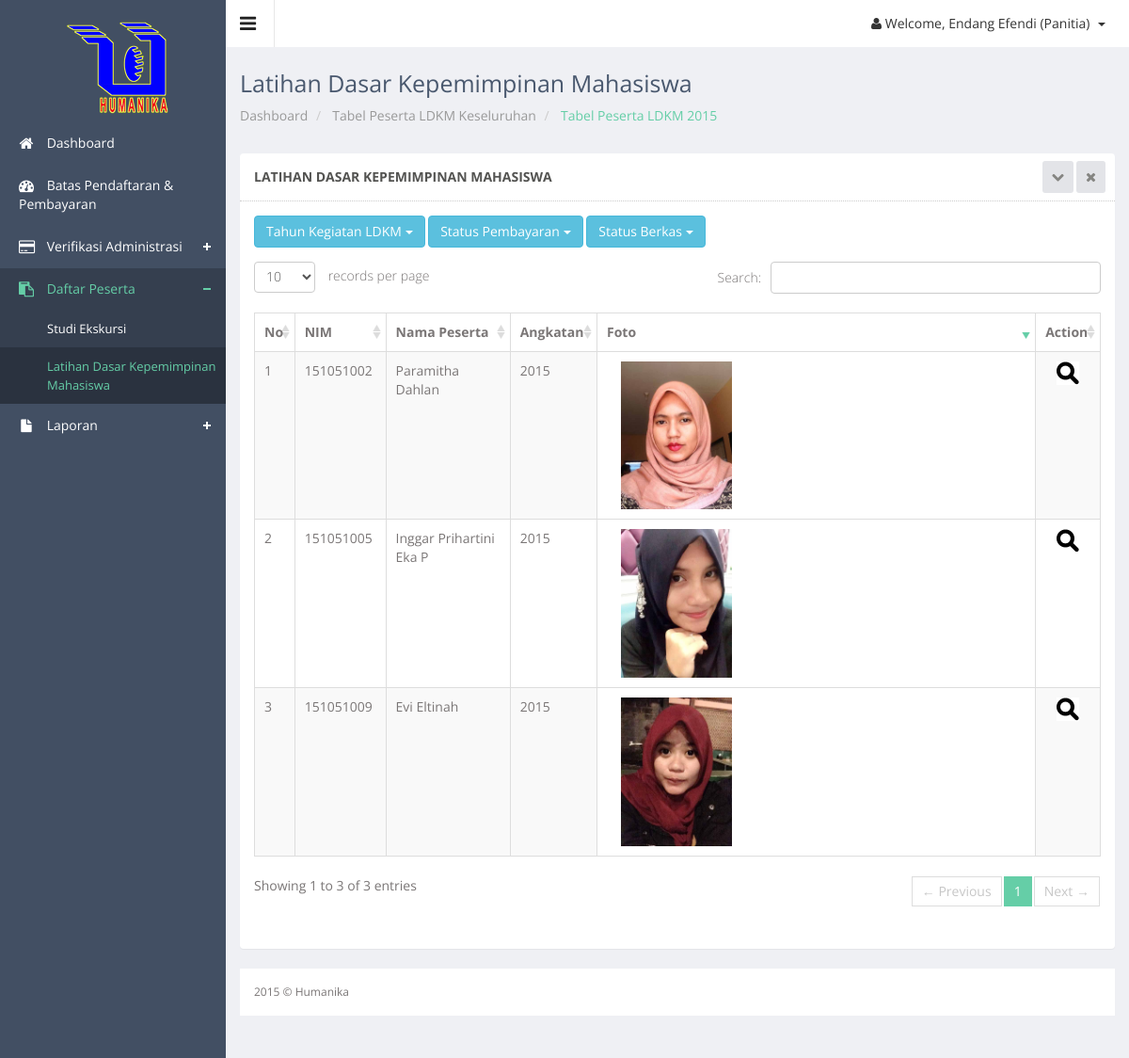
Page /panitia/ldkm_data_tahun.php?tahun=2015 (signed in) on the committed database.
### tables this page shows
CREATE TABLE IF NOT EXISTS `peserta` (
  `id_peserta` int(11) NOT NULL,
  `id_detail` int(11) NOT NULL,
  `nim` char(9) NOT NULL,
  `ukuran_kaos` varchar(2) NOT NULL,
  `penyakit_bawaan` text NOT NULL,
  `notelp` varchar(12) NOT NULL,
  `alamat` text NOT NULL,
  `ktm` varchar(50) NOT NULL,
  `nama_ktm` varchar(50) NOT NULL,
  `size_ktm` varchar(10) NOT NULL,
  `type_ktm` varchar(50) NOT NULL,
  `krs` varchar(50) NOT NULL,
  `nama_krs` varchar(50) NOT NULL,
  `size_krs` varchar(10) NOT NULL,
  `type_krs` varchar(50) NOT NULL,
  `foto` varchar(50) NOT NULL,
  `nama_foto` varchar(50) NOT NULL,
  `size_foto` varchar(10) NOT NULL,
  `type_foto` varchar(50) NOT NULL,
  `password` varchar(20) NOT NULL,
  `status_bayar` enum('Belum Lunas','Lunas') NOT NULL,
  `status_berkas` enum('Unvalid','Valid') NOT NULL,
  `keterangan` varchar(50) NOT NULL,
  `tgl_pendaftaran` date NOT NULL,
  PRIMARY KEY (`id_peserta`),
  KEY `id_detail` (`id_detail`),
  KEY `id_detail_2` (`id_detail`),
  KEY `nim` (`nim`)
);

CREATE TABLE IF NOT EXISTS `mahasiswa` (
  `nim` char(9) NOT NULL,
  `nama_mhs` varchar(50) NOT NULL,
  `alamat_asal` varchar(100) NOT NULL,
  `alamat_jogja` varchar(100) NOT NULL,
  `jk` varchar(1) NOT NULL,
  `email` varchar(50) NOT NULL,
  `no_telp` varchar(12) NOT NULL,
  `jurusan` varchar(20) NOT NULL,
  `tempat_lahir` varchar(50) NOT NULL,
  `tgl_lahir` date NOT NULL,
  `asal_sekolah` varchar(50) NOT NULL,
  `agama` varchar(50) NOT NULL,
  `goldar` varchar(2) NOT NULL,
  `angkatan` varchar(4) NOT NULL,
  PRIMARY KEY (`nim`)
);

### controller/koneksi.php (called while the page is built, shortened)
<?php
class Database {
    private static $dbName = 'humanika' ;
    private static $dbHost = 'localhost' ;
    private static $dbUsername = 'root';
    private static $dbUserPassword = 'rizalex';
    private static $con = null;
    public static function connect() {
        if ( null == self::$con ) {
            try {
                self::$con =  new PDO( "mysql:host=".self::$dbHost.";"."dbname=".self::$dbName,
                        self::$dbUsername, self::$dbUserPassword);
            }
            catch(PDOException $e) {
                die($e->getMessage());
            }
        }
        return self::$con;
    }
}
?>

### controller/peserta-control.php (called while the page is built, shortened)
<?php
include_once 'koneksi.php';
class PesertaController {
    private $koneksi;
    public function __construct() {
        $this->koneksi = Database::connect();
    }
	public function DaftarLDKMTahun($kode) {
        try {
            $sst = $this->koneksi->prepare("SELECT * FROM peserta join mahasiswa using(nim) natural join keg_jenis_detail natural join keg_jenis where ket='LDKM' && tahun='$kode'");
            $sst->execute();
            return $r = $sst->fetchAll(PDO::FETCH_OBJ);
            $this->koneksi = Database::disconnect();
        } catch (PDOException $exc) {
            echo $exc->getMessage();
        }
    }
}
?>

### panitia/ldkm_data_tahun.php (the view, shortened to what this page needs)
<?php
$thn=$_GET['tahun'];
?>
<!DOCTYPE html>
<html lang="en">
<head>
  <link href="../js/advanced-datatable/css/demo_page.css" rel="stylesheet" />
  <link href="../js/advanced-datatable/css/demo_table.css" rel="stylesheet" />
  <link rel="stylesheet" href="../js/data-tables/DT_bootstrap.css" />
  <link href="../css/style.css" rel="stylesheet">
  <link href="../css/style-responsive.css" rel="stylesheet">
</head>
<body class="sticky-header">
<section>
    <div class="left-side sticky-left-side">
        <div class="logo">
            <a href="index.php"><img src="../images/logohm.png" alt=""></a>
        </div>
        <div class="left-side-inner">
            <ul class="nav nav-pills nav-stacked custom-nav">
                <li ><a href="index.php"><i class="fa fa-home"></i> <span>Dashboard</span></a></li>
				<li><a href="batas_pendaftaran.php"><i class="fa fa-dashboard"></i> <span>Batas Pendaftaran & Pembayaran</span></a></li>
				<li class="menu-list"><a href="#"><i class="fa fa-credit-card"></i> <span>Verifikasi Administrasi</span></a>
				</li>
				<li class="menu-list nav-active"><a href="#"><i class="fa fa-clipboard"></i> <span>Daftar Peserta</span></a>
					<ul class="sub-menu-list">
						<li><a href="se_data.php"> Studi Ekskursi</a></li>
						<li class="active"><a href="ldkm_data.php"> Latihan Dasar Kepemimpinan Mahasiswa</a></li>
					</ul>
				</li>
				<li class="menu-list"><a href="#"><i class="fa fa-file"></i> <span>Laporan</span></a>
				</li>
            </ul>
        </div>
    </div>
    <div class="main-content" >
        <div class="header-section">
        <a class="toggle-btn"><i class="fa fa-bars"></i></a>
        <div class="menu-right">
            <ul class="notification-menu">
                <li>
                    <a href="#" class="btn btn-default dropdown-toggle" data-toggle="dropdown">
                        <i class="fa fa-user"></i>
                        Welcome, <?php
                                echo $_SESSION['nm_usr_panitia'];
                            ?> (Panitia)
                        <span class="caret"></span>
                    </a>
                </li>
            </ul>
        </div>
        </div>
        <div class="page-heading">
            <h3>
                Latihan Dasar Kepemimpinan Mahasiswa
            </h3>
            <ul class="breadcrumb">
                <li>
                    <a href="index.php"> Dashboard</a>
                </li>
				<li>
                    <a href="ldkm_data.php"> Tabel Peserta LDKM Keseluruhan</a>
                </li>
                <li class="active"> Tabel Peserta LDKM <?php echo "$thn";?></li>
            </ul>
        </div>
        <div class="wrapper">
        <div class="row">
        <div class="col-sm-12">
        <section class="panel">
        <header class="panel-heading">
            Latihan Dasar Kepemimpinan Mahasiswa
            <span class="tools pull-right">
                <a href="javascript:;" class="fa fa-chevron-down"></a>
                <a href="javascript:;" class="fa fa-times"></a>
             </span>
        </header>
        <div class="panel-body">
		<div class="btn-group">
            <button data-toggle="dropdown" class="btn btn-info dropdown-toggle" type="button">Tahun Kegiatan LDKM <span class="caret"></span></button>
        </div>
		<div class="btn-group">
            <button data-toggle="dropdown" class="btn btn-info dropdown-toggle" type="button">Status Pembayaran <span class="caret"></span></button>
        </div>
		<div class="btn-group">
            <button data-toggle="dropdown" class="btn btn-info dropdown-toggle" type="button">Status Berkas <span class="caret"></span></button>
        </div>
        <div class="adv-table">
        <table  class="display table table-bordered table-striped" id="dynamic-table">
        <thead>
        <tr>
            <th>No</th>
            <th>NIM</th>
			<th>Nama Peserta</th>
			<th>Angkatan</th>
			<th>Foto</th>
            <th class="center hidden-phone">Action</th>
        </tr>
        </thead>
		<?php
			include_once '../controller/peserta-control.php';
			$client = new PesertaController();
			$hasil = $client->DaftarLDKMTahun($thn);
			$no=1;
		?>
        <tbody>
		 <?php
        foreach($hasil as $dat){
        echo "
        <tr class='gradeX'>
            <td>".$no++."</td>
			<td>$dat->nim</td>
			<td>$dat->nama_mhs</td>
			<td>$dat->angkatan</td>
			<td><div class='col-md-4'><div class='blog-img-sm'><img src='../file/peserta/foto/$dat->nama_foto' title='$dat->nama_foto'></div></div></td>
            <td class='center hidden-phone'>
				<a href='ldkm_peserta_detail.php?id=$dat->id_peserta'><img src='../images/detail.gif' ></a></td>
        </tr>";
		}?>
        </tbody>
        </table>
        </div>
        </div>
        </section>
        </div>
        </div>
        <footer>
            2015 &copy; Humanika
        </footer>
    </div>
</section>
</body>
</html>

### js/advanced-datatable/css/demo_table.css (style rules this page uses)
table.display { margin: 0 auto; clear: both; width: 100%; }
table.display thead th { padding: 3px 18px 3px 10px; border-bottom: 1px solid black; font-weight: bold; cursor: pointer; * cursor: hand; }
table.display td { padding: 3px 10px; }
table.display td.center { text-align: center; }
.sorting_desc { background: url('../images/sort_desc.png') no-repeat center right; }
.sorting { background: url('../images/sort_both.png') no-repeat center right; }
table.display tr.odd.gradeX { background-color: #ffdddd; }
table.display tr.even.gradeX { background-color: #ffeeee; }
tr.odd { background-color: #E2E4FF; }
tr.even { background-color: white; }
tr.odd td.sorting_1 { background-color: #D3D6FF; }
tr.even td.sorting_1 { background-color: #EAEBFF; }
tr.odd.gradeX td.sorting_1 { background-color: #ffc4c4; }
tr.even.gradeX td.sorting_1 { background-color: #ffd5d5; }
table.display tr.gradeX { background-color: #ffdddd; }

### rows in the picture
peserta: nim "151051002", nim.nama_mhs "Paramitha Dahlan", nim.angkatan "2015", nama_foto (picture)
peserta: nim "151051005", nim.nama_mhs "Inggar Prihartini Eka P", nim.angkatan "2015", nama_foto (picture)
peserta: nim "151051009", nim.nama_mhs "Evi Eltinah", nim.angkatan "2015", nama_foto (picture)

### other values in the picture
$_SESSION['nm_usr_panitia'] "Endang Efendi"
$thn "2015"
